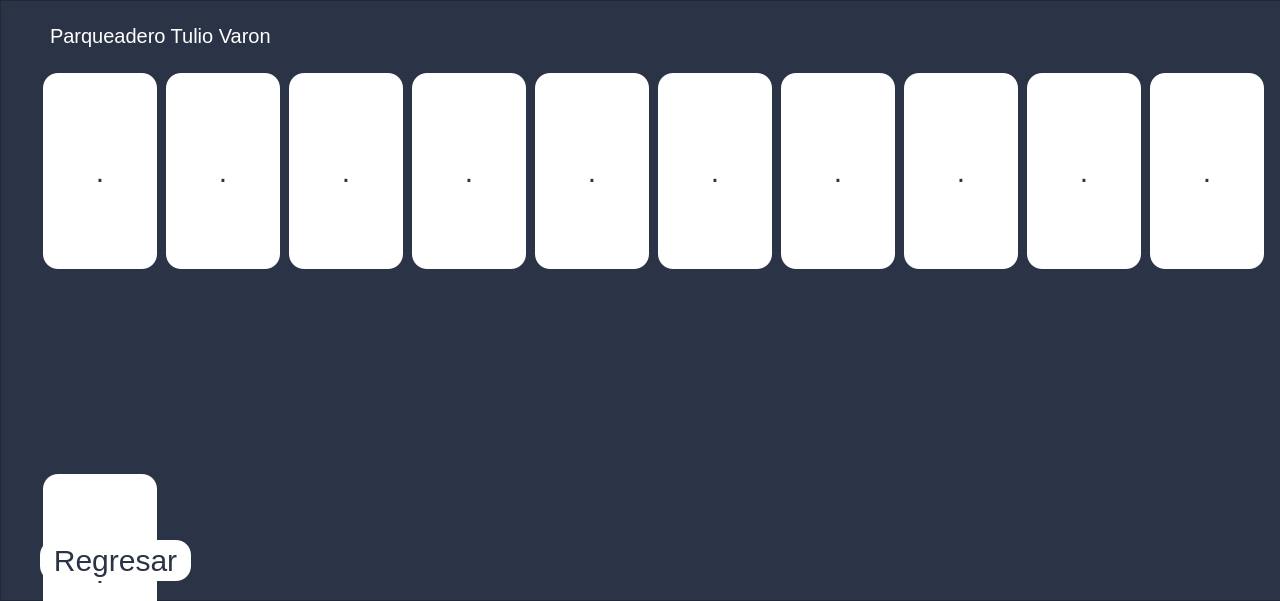
<?xml version="1.0" encoding="UTF-8"?>
<ui version="4.0">
 <class>MainWindow</class>
 <widget class="QMainWindow" name="MainWindow">
  <property name="geometry">
   <rect>
    <x>0</x>
    <y>0</y>
    <width>1280</width>
    <height>601</height>
   </rect>
  </property>
  <property name="windowTitle">
   <string>MainWindow</string>
  </property>
  <property name="styleSheet">
   <string notr="true">*{
font-family: segoe ui;
}
QFrame{
background: #2B3446;
}
QPushButton{
color: #2B3446;
border-radius: 15px;
background:white;
font-size: 30px
}
QToolButton{
background: transparent;
border:none;
}
QPushButton:hover{
background: #2B3446;
color: white;
border-color: white;
border-radius: 15px;
font-size: 30px
}
QLineEdit{
background: #2B3446;
color: white;
border: none;
border-bottom: 1px solid;
border-color: white;
font-size: 23px
}
QLabel{
font-size: 20px;
background: transparent;
color: white;
background: #2B3446;
}
#ErrorLabel{
color: red
}</string>
  </property>
  <widget class="QWidget" name="centralwidget">
   <widget class="QFrame" name="frame">
    <property name="geometry">
     <rect>
      <x>0</x>
      <y>0</y>
      <width>1281</width>
      <height>601</height>
     </rect>
    </property>
    <property name="frameShape">
     <enum>QFrame::StyledPanel</enum>
    </property>
    <property name="frameShadow">
     <enum>QFrame::Raised</enum>
    </property>
    <widget class="QWidget" name="gridLayoutWidget">
     <property name="geometry">
      <rect>
       <x>40</x>
       <y>70</y>
       <width>1232</width>
       <height>604</height>
      </rect>
     </property>
     <layout class="QGridLayout" name="gridLayout">
      <item row="0" column="1">
       <widget class="QPushButton" name="p1">
        <property name="enabled">
         <bool>true</bool>
        </property>
        <property name="sizePolicy">
         <sizepolicy hsizetype="Fixed" vsizetype="Fixed">
          <horstretch>0</horstretch>
          <verstretch>0</verstretch>
         </sizepolicy>
        </property>
        <property name="minimumSize">
         <size>
          <width>114</width>
          <height>196</height>
         </size>
        </property>
        <property name="text">
         <string>.</string>
        </property>
        <property name="iconSize">
         <size>
          <width>5</width>
          <height>5</height>
         </size>
        </property>
       </widget>
      </item>
      <item row="0" column="3">
       <widget class="QPushButton" name="p1_3">
        <property name="enabled">
         <bool>true</bool>
        </property>
        <property name="sizePolicy">
         <sizepolicy hsizetype="Fixed" vsizetype="Fixed">
          <horstretch>0</horstretch>
          <verstretch>0</verstretch>
         </sizepolicy>
        </property>
        <property name="minimumSize">
         <size>
          <width>114</width>
          <height>196</height>
         </size>
        </property>
        <property name="text">
         <string>.</string>
        </property>
        <property name="iconSize">
         <size>
          <width>5</width>
          <height>5</height>
         </size>
        </property>
       </widget>
      </item>
      <item row="0" column="5">
       <widget class="QPushButton" name="p1_5">
        <property name="enabled">
         <bool>true</bool>
        </property>
        <property name="sizePolicy">
         <sizepolicy hsizetype="Fixed" vsizetype="Fixed">
          <horstretch>0</horstretch>
          <verstretch>0</verstretch>
         </sizepolicy>
        </property>
        <property name="minimumSize">
         <size>
          <width>114</width>
          <height>196</height>
         </size>
        </property>
        <property name="text">
         <string>.</string>
        </property>
        <property name="iconSize">
         <size>
          <width>5</width>
          <height>5</height>
         </size>
        </property>
       </widget>
      </item>
      <item row="0" column="7">
       <widget class="QPushButton" name="p1_7">
        <property name="enabled">
         <bool>true</bool>
        </property>
        <property name="sizePolicy">
         <sizepolicy hsizetype="Fixed" vsizetype="Fixed">
          <horstretch>0</horstretch>
          <verstretch>0</verstretch>
         </sizepolicy>
        </property>
        <property name="minimumSize">
         <size>
          <width>114</width>
          <height>196</height>
         </size>
        </property>
        <property name="text">
         <string>.</string>
        </property>
        <property name="iconSize">
         <size>
          <width>5</width>
          <height>5</height>
         </size>
        </property>
       </widget>
      </item>
      <item row="1" column="1">
       <spacer name="sp1">
        <property name="orientation">
         <enum>Qt::Vertical</enum>
        </property>
        <property name="sizeType">
         <enum>QSizePolicy::Fixed</enum>
        </property>
        <property name="sizeHint" stdset="0">
         <size>
          <width>20</width>
          <height>196</height>
         </size>
        </property>
       </spacer>
      </item>
      <item row="0" column="4">
       <widget class="QPushButton" name="p1_4">
        <property name="enabled">
         <bool>true</bool>
        </property>
        <property name="sizePolicy">
         <sizepolicy hsizetype="Fixed" vsizetype="Fixed">
          <horstretch>0</horstretch>
          <verstretch>0</verstretch>
         </sizepolicy>
        </property>
        <property name="minimumSize">
         <size>
          <width>114</width>
          <height>196</height>
         </size>
        </property>
        <property name="text">
         <string>.</string>
        </property>
        <property name="iconSize">
         <size>
          <width>5</width>
          <height>5</height>
         </size>
        </property>
       </widget>
      </item>
      <item row="0" column="6">
       <widget class="QPushButton" name="p1_6">
        <property name="enabled">
         <bool>true</bool>
        </property>
        <property name="sizePolicy">
         <sizepolicy hsizetype="Fixed" vsizetype="Fixed">
          <horstretch>0</horstretch>
          <verstretch>0</verstretch>
         </sizepolicy>
        </property>
        <property name="minimumSize">
         <size>
          <width>114</width>
          <height>196</height>
         </size>
        </property>
        <property name="text">
         <string>.</string>
        </property>
        <property name="iconSize">
         <size>
          <width>5</width>
          <height>5</height>
         </size>
        </property>
       </widget>
      </item>
      <item row="0" column="9">
       <widget class="QPushButton" name="p1_9">
        <property name="enabled">
         <bool>true</bool>
        </property>
        <property name="sizePolicy">
         <sizepolicy hsizetype="Fixed" vsizetype="Fixed">
          <horstretch>0</horstretch>
          <verstretch>0</verstretch>
         </sizepolicy>
        </property>
        <property name="minimumSize">
         <size>
          <width>114</width>
          <height>196</height>
         </size>
        </property>
        <property name="text">
         <string>.</string>
        </property>
        <property name="iconSize">
         <size>
          <width>5</width>
          <height>5</height>
         </size>
        </property>
       </widget>
      </item>
      <item row="0" column="10">
       <widget class="QPushButton" name="p1_10">
        <property name="enabled">
         <bool>true</bool>
        </property>
        <property name="sizePolicy">
         <sizepolicy hsizetype="Fixed" vsizetype="Fixed">
          <horstretch>0</horstretch>
          <verstretch>0</verstretch>
         </sizepolicy>
        </property>
        <property name="minimumSize">
         <size>
          <width>114</width>
          <height>196</height>
         </size>
        </property>
        <property name="text">
         <string>.</string>
        </property>
        <property name="iconSize">
         <size>
          <width>5</width>
          <height>5</height>
         </size>
        </property>
       </widget>
      </item>
      <item row="0" column="2">
       <widget class="QPushButton" name="p1_2">
        <property name="enabled">
         <bool>true</bool>
        </property>
        <property name="sizePolicy">
         <sizepolicy hsizetype="Fixed" vsizetype="Fixed">
          <horstretch>0</horstretch>
          <verstretch>0</verstretch>
         </sizepolicy>
        </property>
        <property name="minimumSize">
         <size>
          <width>114</width>
          <height>196</height>
         </size>
        </property>
        <property name="text">
         <string>.</string>
        </property>
        <property name="iconSize">
         <size>
          <width>5</width>
          <height>5</height>
         </size>
        </property>
       </widget>
      </item>
      <item row="0" column="8">
       <widget class="QPushButton" name="p1_8">
        <property name="enabled">
         <bool>true</bool>
        </property>
        <property name="sizePolicy">
         <sizepolicy hsizetype="Fixed" vsizetype="Fixed">
          <horstretch>0</horstretch>
          <verstretch>0</verstretch>
         </sizepolicy>
        </property>
        <property name="minimumSize">
         <size>
          <width>114</width>
          <height>196</height>
         </size>
        </property>
        <property name="text">
         <string>.</string>
        </property>
        <property name="iconSize">
         <size>
          <width>5</width>
          <height>5</height>
         </size>
        </property>
       </widget>
      </item>
      <item row="2" column="1">
       <widget class="QPushButton" name="p1_11">
        <property name="enabled">
         <bool>true</bool>
        </property>
        <property name="sizePolicy">
         <sizepolicy hsizetype="Fixed" vsizetype="Fixed">
          <horstretch>0</horstretch>
          <verstretch>0</verstretch>
         </sizepolicy>
        </property>
        <property name="minimumSize">
         <size>
          <width>114</width>
          <height>196</height>
         </size>
        </property>
        <property name="text">
         <string>.</string>
        </property>
        <property name="iconSize">
         <size>
          <width>5</width>
          <height>5</height>
         </size>
        </property>
       </widget>
      </item>
     </layout>
    </widget>
    <widget class="QLabel" name="label">
     <property name="geometry">
      <rect>
       <x>50</x>
       <y>15</y>
       <width>231</width>
       <height>41</height>
      </rect>
     </property>
     <property name="text">
      <string>Parqueadero Tulio Varon</string>
     </property>
    </widget>
    <widget class="QPushButton" name="archivar">
     <property name="geometry">
      <rect>
       <x>40</x>
       <y>540</y>
       <width>151</width>
       <height>41</height>
      </rect>
     </property>
     <property name="text">
      <string>Regresar</string>
     </property>
    </widget>
   </widget>
  </widget>
 </widget>
 <resources/>
 <connections/>
</ui>
